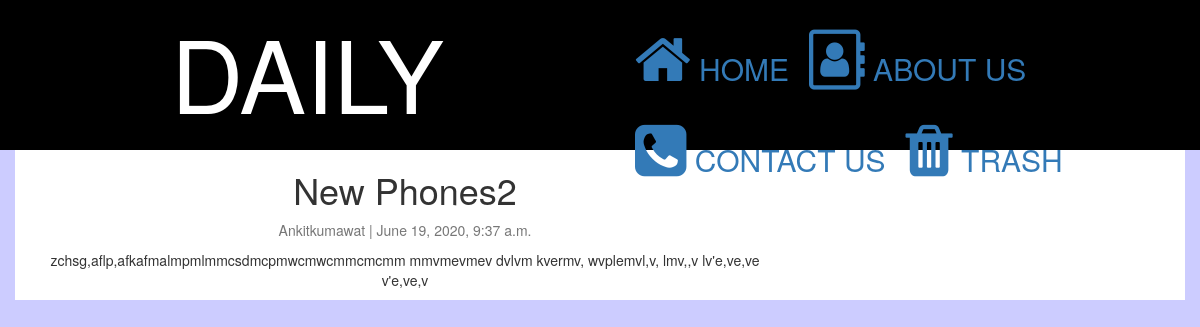
Screenshot of /new-phones2 with the database file from the repository.
### website/models.py (models this page shows, shortened)
class blog(models.Model):
    title = models.CharField(max_length=200, unique=True)
    slug = models.SlugField(max_length=200, unique=True)
    author = models.ForeignKey(User, on_delete= models.CASCADE,related_name='blog_posts')
    updated_on = models.DateTimeField(auto_now= True)
    content = models.TextField()
    created_on = models.DateTimeField(auto_now_add=True)
    status = models.IntegerField(choices=STATUS, default=0)
    class Meta:
        ordering = ['-created_on']

### website/views.py (the view)
# urls.py: path('<slug:slug>',views.post_detail,name="post_detail"),
def post_detail(request, slug):
    post = get_object_or_404(blog, slug=slug)
    return render(request, 'post_detail.html', {'check': post})

### template/post_detail.html (shortened to what this page needs)
<!DOCTYPE html>
{% load static %}
<html>
<head>
     <link rel="stylesheet" href="https://maxcdn.bootstrapcdn.com/bootstrap/3.4.1/css/bootstrap.min.css">
  	<link rel="stylesheet" href="https://cdnjs.cloudflare.com/ajax/libs/font-awesome/4.7.0/css/font-awesome.min.css">
	<link rel="stylesheet" type="text/css" href="{% static 'css/css1.css' %}">
</head>
<body>
	<div class="container-fluid">
		<div class="row">
			<div class="col-lg-12 head">
				<div class="col-lg-6">
					<p class="id1">DAILY JOURNAL</p>
				</div>
				<div class="icon-bar col-lg-6 ">
					<a href="{% url 'blog' %}"><i class="fa fa-home fa-2x"></i>&nbsp;HOME</a>
					<a href="{% url 'about' %}"><i class="fa fa-address-book-o fa-2x"></i>&nbsp;ABOUT US</a>
					<a href="{% url 'contact' %}"><i class="fa fa-phone-square fa-2x"></i>&nbsp;CONTACT US</a>
					<a href="{% url 'trash' %}"><i class="fa fa-trash fa-2x"></i>&nbsp;TRASH</a>
				</div>
			</div>
		</div>
<div class="container form1">
  <div class="row">
    <div class="col-md-8 card mb-4  mt-3 left  top">
      <div class="card-body">
           <h1>{% block title %} {{ check.title }} {% endblock title %}</h1>
        <p class=" text-muted">{{ check.author }} | {{ check.created_on }}</p>
        <p class="card-text ">{{ check.content | safe }}</p>
      </div>
    </div>
  </div>
</div>
</body>
</html>

### static/css/css1.css (style rules this page uses)
body { background-color: #ccccff; }
.head { width: 100%; height: 150px; background-color: black; }
.id1 { font-size: 100px; text-align: center; color: white; }
.icon-bar { text-align: center; }
.icon-bar a { float: left; padding-top: 30px; padding-left: 20px; font-size: 30px; }
.form1 { width:100%; height:100%; background-color:white; text-align:center; }

### rows the page displays
blog: title "New Phones2", author "Ankitkumawat", created_on "June 19, 2020, 9:37 a.m.", content "zchsg,aflp,afkafmalmpmlmmcsdmcpmwcmwcmmcmcmm mmvmevmev dvlvm kvermv, wvplemvl,v, lmv,,v lv'e,ve,ve v'e,ve,v"
